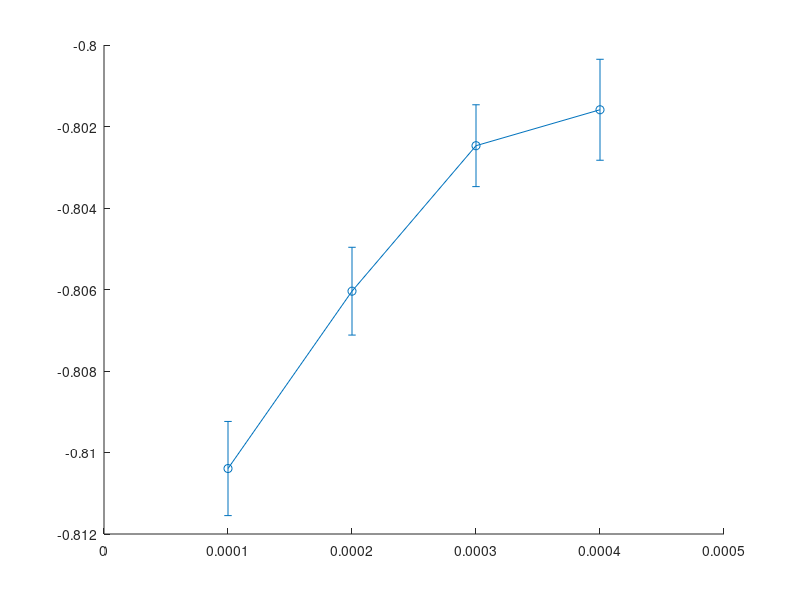

The MATLAB script that drew this image: (Note: this script raises an error after producing the figure.)
alpha = 10.0;

% Brownian dynamics
dt     = [0.001 0.002 0.003 0.004];
x      = dt / alpha;
epot   = [-0.810393 -0.806041 -0.802471 -0.801589];
err    = [ 0.0011554 0.00107722 0.00100416 0.00123882];

% Monte Carlo, plotted at dt/alpha = 0
x_mc    = 0;
epot_mc = -0.814095;
err_mc  = 0.00058108;

figure;
errorbar(x, epot, err, 'o-', 'LineWidth', 1.2, 'MarkerFaceColor', 'auto');
hold on;
errorbar(x_mc, epot_mc, err_mc, 's', 'LineWidth', 1.2, 'MarkerFaceColor', 'auto');
hold off;

xlim([-0.00003 0.00043]);
xlabel('\Delta t / \alpha');
ylabel('Potential energy per particle');
title('Brownian dynamics vs Monte Carlo (N = 64, \rho = 0.3, T = 1.0)');
legend('Brownian dynamics (\alpha = 10)', 'Monte Carlo', 'Location', 'southeast');
grid on;
